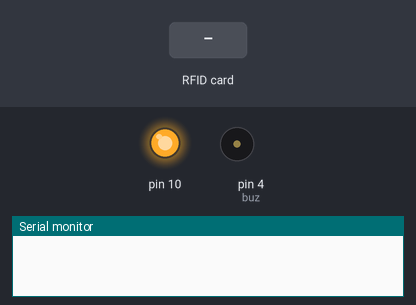
Bench run of a sketch on a simulated Arduino Uno, built with avr-gcc and run on an emulated ATmega328P. Parts: output pins drawn as LEDs (lit = HIGH), buzzer (waves = sounding, pin HIGH), the last lines printed to the serial monitor. Inputs (shaded band) come from the test bench.

Above: at 1.2 s.
1.3 s: RFID card E1 99 31 2D held to the reader
At 1.55 s:
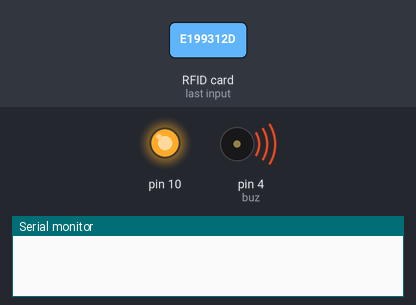
3.1 s: RFID card FB EC B6 73 held to the reader
At 3.7 s:
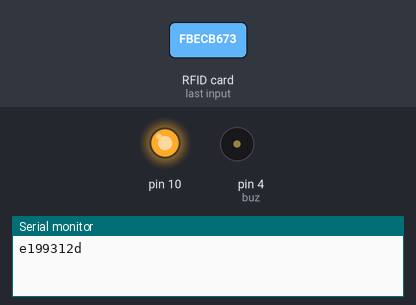
6.1 s: RFID card 5E 7A 19 C4 held to the reader
At 6.36 s:
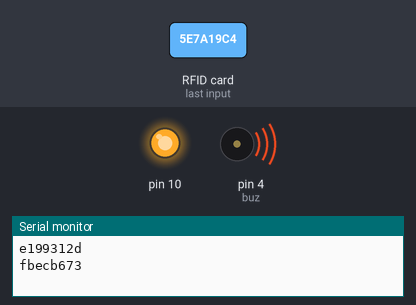
Timing chart, 0 to 9.1 s (numbered marks = the images above; inputs shaded):
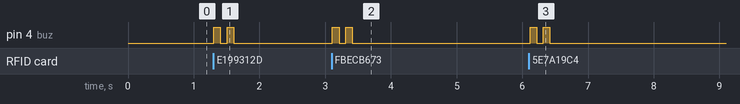

The sketch:

rfid_read_personal_data.ino
```cpp
#include <SPI.h>
#include <MFRC522.h>

#define RST_PIN         13           // Configurable, see typical pin layout above
#define SS_PIN          5          // Configurable, see typical pin layout above

MFRC522 mfrc522(SS_PIN, RST_PIN);   // Create MFRC522 instance.

String read_rfid;                   // Add how many you need and don't forget to include the UID.
String ok_rfid_1="e199312d";        // This is for my main RFID Card. aka. The one I will be using to turn on my PC. Can also be used to shut it down if you want to.
String ok_rfid_2="fbecb673";        // This is for the RFID Keyfob. aka. Shutdown Keyfob. Not advisable tho. Just shutdown your PC normally.
const byte buz = 4;
/*
 * Initialize.
 */
void setup() {
    Serial.begin(115200);         // Initialize serial communications with the PC
    while (!Serial);            // Do nothing if no serial port is opened (added for Arduinos based on ATMEGA32U4)
    SPI.begin();                // Init SPI bus
    mfrc522.PCD_Init();         // Init MFRC522 card
    pinMode(buz, OUTPUT);
}
/*
 * Helper routine to dump a byte array as hex values to Serial.
 */
void dump_byte_array(byte *buffer, byte bufferSize) {
    read_rfid="";
    for (byte i = 0; i < bufferSize; i++) {
        read_rfid=read_rfid + String(buffer[i], HEX);
    }
    digitalWrite(buz, HIGH);delay(100);
    digitalWrite(buz, LOW);delay(100);
    digitalWrite(buz, HIGH);delay(100);
    digitalWrite(buz, LOW);delay(250);
    delay(1000);
}

void loop() {

      // Look for new cards
    if ( ! mfrc522.PICC_IsNewCardPresent())
        return;

    // Select one of the cards
    if ( ! mfrc522.PICC_ReadCardSerial())
        return;

    dump_byte_array(mfrc522.uid.uidByte, mfrc522.uid.size);
    Serial.println(read_rfid);
    if (read_rfid==ok_rfid_1) {
      //ok, open the door.
      //open_lock();
    }
    if (read_rfid==ok_rfid_2) {
      //ok, open the door.
      //close_lock2();
    }
}
```

Measured:
- after the input at 1.3 s, pin 4 (buz): alternates HIGH for 0.10 s and LOW for 0.10 s, 4 changes in all, then stays LOW, starting at once
- after the input at 3.1 s, pin 4 (buz): alternates HIGH for 0.10 s and LOW for 0.10 s, 4 changes in all, then stays LOW, starting at once
- after the input at 6.1 s, pin 4 (buz): alternates HIGH for 0.10 s and LOW for 0.10 s, 4 changes in all, then stays LOW, starting at once
